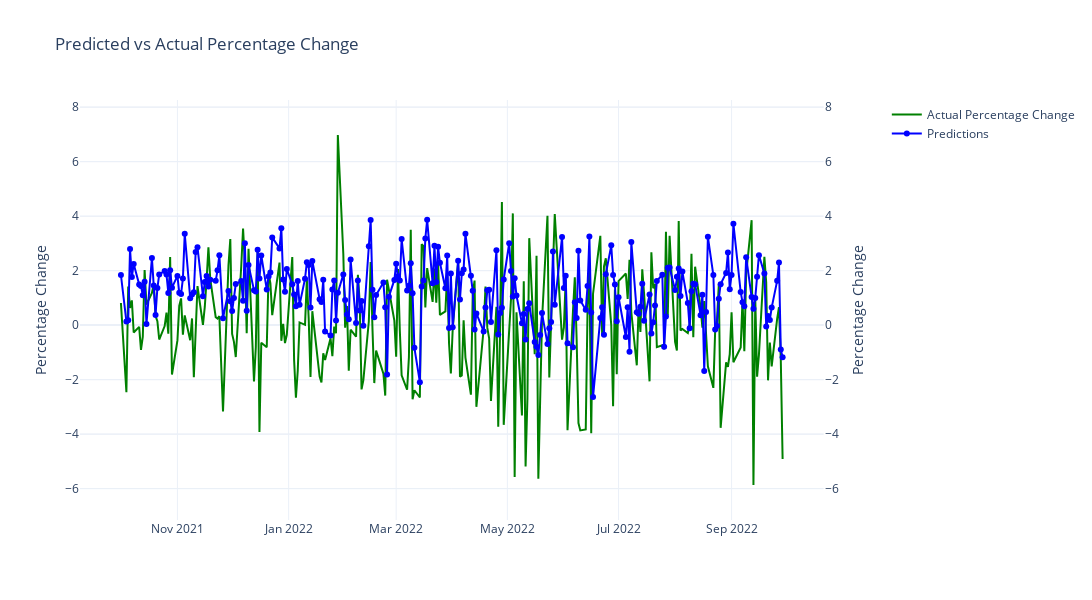

This figure's notebook cell:
### Code cell
import plotly.graph_objects as go
from plotly.subplots import make_subplots

# Calculate global min/max for both datasets
global_min = min(
    merged_test_general['pct_change'].min(),
    merged_test_general['Predictions - Linear Regression'].min()
)
global_max = max(
    merged_test_general['pct_change'].max(),
    merged_test_general['Predictions - Linear Regression'].max()
)

# Add padding to avoid edge values touching the axis
padding = 0.1 * (global_max - global_min)  # 10% padding
y_range = [global_min - padding, global_max + padding]

# Create figure with secondary y-axis
fig = make_subplots(specs=[[{"secondary_y": True}]])

# Add ACTUAL percentage change (left axis)
fig.add_trace(
    go.Scatter(
        x=merged_test_general['Date'], 
        y=merged_test_general['pct_change'],
        name="Actual Percentage Change", 
        line=dict(color='green'),
        mode='lines'
    ),
    secondary_y=False
)

# Add PREDICTED percentage change (right axis)
fig.add_trace(
    go.Scatter(
        x=merged_test_general['Date'], 
        y=merged_test_general['Predictions - Linear Regression'],
        name="Predictions", 
        line=dict(color='blue'),
        mode='lines+markers'
    ),
    secondary_y=True
)

# Set identical y-axis ranges
fig.update_yaxes(
    title_text="Percentage Change", 
    range=y_range,
    secondary_y=False
)
fig.update_yaxes(
    title_text="Percentage Change", 
    range=y_range,
    secondary_y=True
)

# Layout adjustments
fig.update_layout(
    title="Predicted vs Actual Percentage Change",
    hovermode="x unified",
    width=1200,
    height=600,
    template="plotly_white"
)

fig.show()
fig.write_html("aapl_sentiment_comparison.html")

### Figure 1 — Plotly figure (JSON) as saved in the notebook; plotly's stock layout.template omitted (floating-point values rounded to 4 significant figures; data arrays with more than 128 entries replaced by an {"elided": "..."} marker saying what was removed)
{"data": [{"line": {"color": "green"}, "mode": "lines", "name": "Actual Percentage Change", "type": "scatter", "x": {"elided": "251 str values"}, "xaxis": "x", "y": {"elided": "251 float values"}, "yaxis": "y"}, {"line": {"color": "blue"}, "mode": "lines+markers", "name": "Predictions", "type": "scatter", "x": {"elided": "251 str values"}, "xaxis": "x", "y": {"elided": "251 float values"}, "yaxis": "y2"}], "layout": {"height": 600, "hovermode": "x unified", "title": {"text": "Predicted vs Actual Percentage Change"}, "width": 1200, "xaxis": {"anchor": "y", "domain": [0, 0.94]}, "yaxis": {"anchor": "x", "domain": [0, 1], "range": [-7.153, 8.262], "title": {"text": "Percentage Change"}}, "yaxis2": {"anchor": "x", "overlaying": "y", "range": [-7.153, 8.262], "side": "right", "title": {"text": "Percentage Change"}}}}
